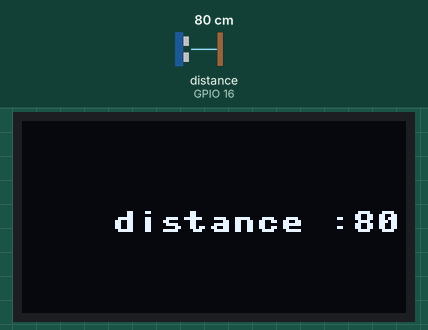
Recording of a program running on a simulated ESP32 board running MicroPython. On the bench: 128×64 one-colour display. The inputs (shaded band) are chosen by the test bench; at power-on: distance to the obstacle (sensor on GPIO 16) 80 cm. The echo pulse lasts 58.3 µs per cm; what the program prints to the serial console is not drawn.

Above: at 1.2 s.
1.3 s: distance to the obstacle (sensor on GPIO 16) set to 2 cm
At 3.1 s:
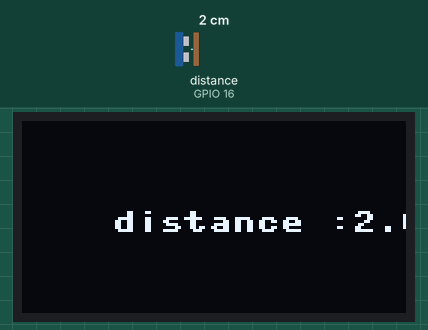
3.6 s: distance to the obstacle (sensor on GPIO 16) set to 4 cm
At 4.4 s:
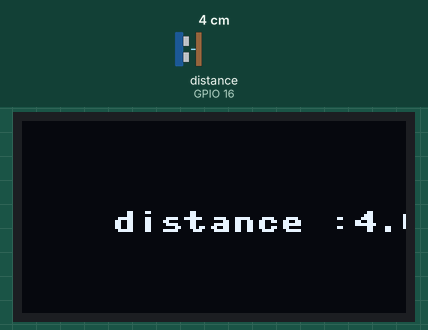
5.1 s: distance to the obstacle (sensor on GPIO 16) set to 9 cm
At 6.5 s:
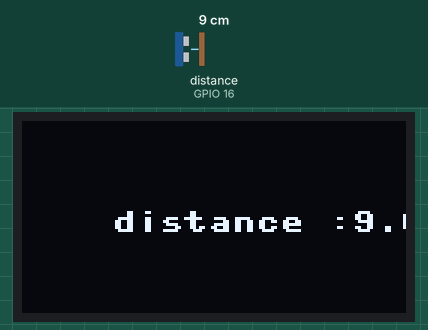
Timing chart, 0 to 8.1 s (numbered marks = the images above; inputs shaded):
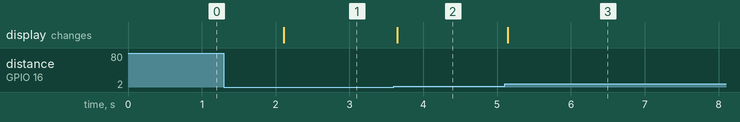

The program:

___+__.py
```python
from machine import Pin
import machine,ssd1306
import time
echoTimeount = 23200
trigpin = Pin(17,mode=Pin.OUT)
echopin = Pin(16,mode=Pin.IN)

i2c = machine.I2C(sda=machine.Pin(4), scl=Pin(5))
oled = ssd1306.SSD1306_I2C(128, 64, i2c)

def distance():
    trigpin.value(1)
    time.sleep_us(10)
    trigpin.value(0)
    pulseTime=machine.time_pulse_us(echopin,1,echoTimeount)
    if pulseTime>0:
        return pulseTime/58
    else:
        return pulseTime

while True:
    cm = distance()
    if(cm > 0):
        print("distance :",cm)
        if cm < 10:
            oled.fill(0)
            oled.text("distance :"+str(cm), 30, 30)
            oled.show();
        else:
            oled.fill(0)
            oled.text("distance :"+str(cm), 30, 30)
            oled.show();
            time.sleep(1)
    else:
        print("distance =",cm)
```

Measured:
- after the input at 1.3 s, the display: changes after 0.81 s (image 1)
- after the input at 3.6 s, the display: changes after 0.05 s (image 2)
- after the input at 5.1 s, the display: changes at once (image 3)
